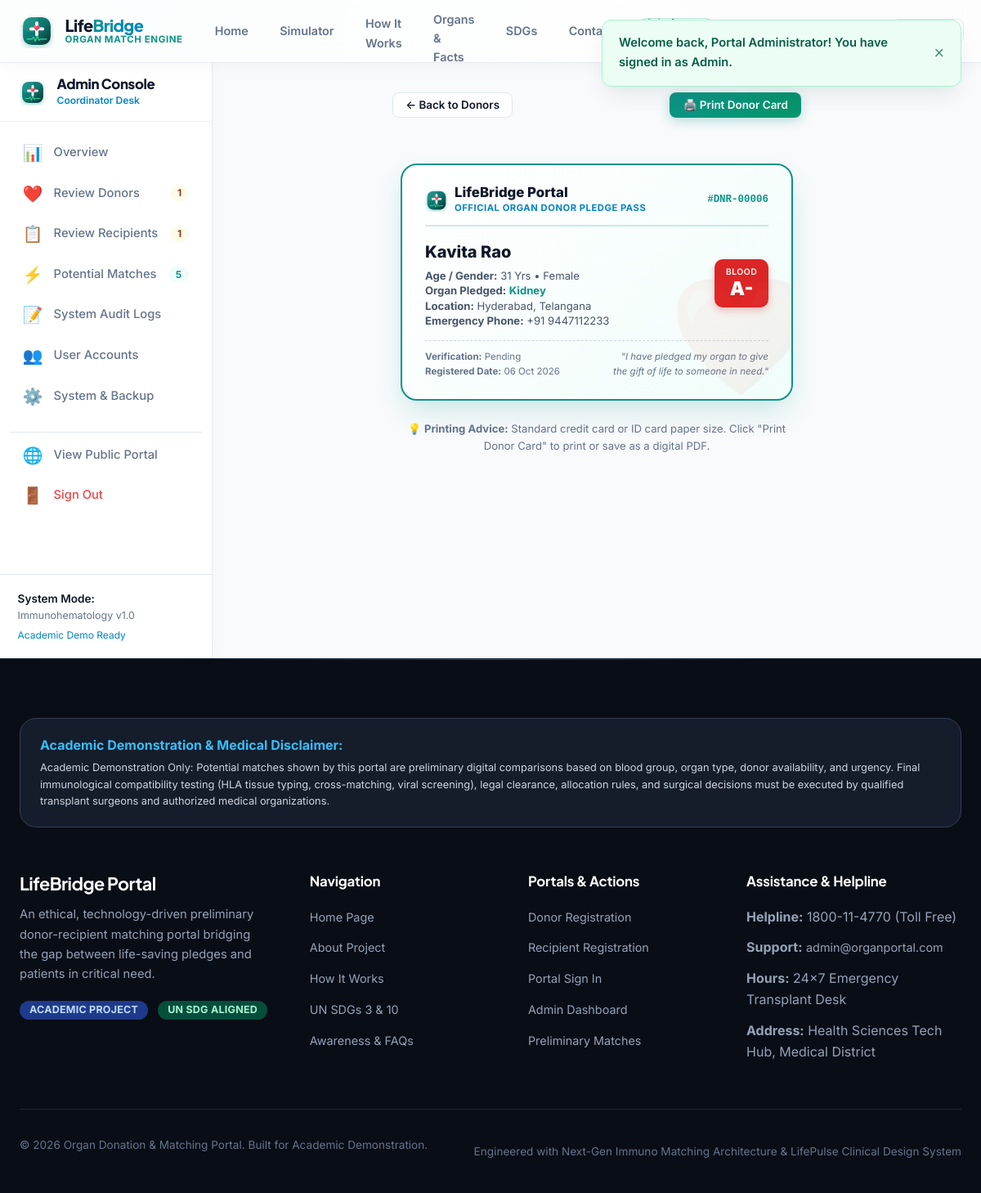
/admin/donor_card.php?id=6 (signed in), run on the app's committed database.
### tables this page shows
CREATE TABLE `donors` (
  `id` INT AUTO_INCREMENT PRIMARY KEY,
  `user_id` INT NULL,
  `full_name` VARCHAR(120) NOT NULL,
  `age` INT NOT NULL,
  `gender` ENUM('Male', 'Female', 'Other') NOT NULL,
  `email` VARCHAR(150) NOT NULL,
  `mobile` VARCHAR(20) NOT NULL,
  `address_city` VARCHAR(200) NOT NULL,
  `blood_group` ENUM('A+', 'A-', 'B+', 'B-', 'AB+', 'AB-', 'O+', 'O-') NOT NULL,
  `organ_donated` ENUM('Kidney', 'Liver', 'Heart', 'Lung', 'Pancreas', 'Cornea', 'Intestine', 'Tissue') NOT NULL,
  `availability_status` ENUM('Available', 'Temporarily Unavailable', 'Donated') NOT NULL DEFAULT 'Available',
  `medical_notes` TEXT NULL,
  `consent_given` TINYINT(1) NOT NULL DEFAULT 1,
  `verification_status` ENUM('Pending', 'Verified', 'Rejected') NOT NULL DEFAULT 'Pending',
  `admin_notes` TEXT NULL,
  `created_at` TIMESTAMP DEFAULT CURRENT_TIMESTAMP,
  `updated_at` TIMESTAMP DEFAULT CURRENT_TIMESTAMP ON UPDATE CURRENT_TIMESTAMP,
  CONSTRAINT `fk_donor_user` FOREIGN KEY (`user_id`) REFERENCES `users` (`id`) ON DELETE SET NULL
);

### admin/donor_card.php (the view, shortened to what this page needs)
<?php
$pdo = get_db_connection();
$donor_id = (int)($_GET['id'] ?? 0);
$stmt = $pdo->prepare("SELECT * FROM donors WHERE id = ?");
$stmt->execute([$donor_id]);
$donor = $stmt->fetch();
require_once __DIR__ . '/../includes/header.php';
?>
<div class="dashboard-wrapper">
  <?php require_once __DIR__ . '/sidebar.php'; ?>
  <main class="dashboard-main">
    <div style="display: flex; justify-content: space-between; align-items: center; margin-bottom: 1.5rem; max-width: 500px; margin-left: auto; margin-right: auto;" class="dossier-actions">
      <div>
        <a href="<?php echo BASE_URL; ?>/admin/donors.php" class="btn btn-outline btn-sm">&larr; Back to Donors</a>
      </div>
      <div>
        <button type="button" class="btn btn-primary btn-sm" onclick="window.print()">
          🖨️ Print Donor Card
        </button>
      </div>
    </div>
    <div class="card-container" style="display: flex; flex-direction: column; align-items: center; gap: 1.5rem; padding: 2rem 0;">
      <div class="donor-id-card">
        <div class="card-top">
          <div style="display: flex; align-items: center; gap: 0.5rem;">
            <img src="<?php echo BASE_URL; ?>/assets/images/logo.svg" width="28" height="28" alt="Logo">
            <div>
              <div class="card-org-title"><?php echo APP_SHORT_NAME; ?></div>
              <div class="card-org-sub">Official Organ Donor Pledge Pass</div>
            </div>
          </div>
          <div style="font-family: monospace; font-size: 0.78rem; font-weight: 700; color: var(--primary);">
            #DNR-<?php echo str_pad($donor['id'], 5, '0', STR_PAD_LEFT); ?>
          </div>
        </div>
        <div class="card-body-info">
          <div>
            <div class="card-name"><?php echo htmlspecialchars($donor['full_name']); ?></div>
            <div class="card-meta-line">
              <strong>Age / Gender:</strong> <?php echo $donor['age']; ?> Yrs &bull; <?php echo htmlspecialchars($donor['gender']); ?>
            </div>
            <div class="card-meta-line">
              <strong>Organ Pledged:</strong> <span style="color: var(--primary); font-weight: 700;"><?php echo htmlspecialchars($donor['organ_donated']); ?></span>
            </div>
            <div class="card-meta-line">
              <strong>Location:</strong> <?php echo htmlspecialchars($donor['address_city']); ?>
            </div>
            <div class="card-meta-line">
              <strong>Emergency Phone:</strong> <?php echo htmlspecialchars($donor['mobile']); ?>
            </div>
          </div>
          <div class="card-blood-badge">
            <span class="blood-label">Blood</span>
            <span class="blood-val"><?php echo htmlspecialchars($donor['blood_group']); ?></span>
          </div>
        </div>
        <div class="card-bottom">
          <div>
            <div><strong>Verification:</strong> <?php echo htmlspecialchars($donor['verification_status']); ?></div>
            <div><strong>Registered Date:</strong> <?php echo date('d M Y', strtotime($donor['created_at'])); ?></div>
          </div>
          <div style="text-align: right; max-width: 200px; font-style: italic;">
            "I have pledged my organ to give the gift of life to someone in need."
          </div>
        </div>
      </div>
      <div style="font-size: 0.82rem; color: var(--text-muted); text-align: center; max-width: 480px;">
        💡 <strong>Printing Advice:</strong> Standard credit card or ID card paper size. Click "Print Donor Card" to print or save as a digital PDF.
      </div>
    </div>
  </main>
</div>
<?php require_once __DIR__ . '/../includes/footer.php'; ?>

### assets/css/style.css (style rules this page uses)
:root { --primary: #0d9488; --primary-dark: #0f766e; --primary-light: #f0fdfa; --primary-hover: #14b8a6; --primary-glow: rgba(13, 148, 136, 0.28); --primary-gradient: linear-gradient(135deg, #0d9488 0%, #059669 100%); --secondary: #0284c7; --secondary-dark: #0369a1; --secondary-light: #f0f9ff; --secondary-hover: #0ea5e9; --secondary-gradient: linear-gradient(135deg, #0284c7 0%, #0369a1 100%); --accent-rose: #f43f5e; --accent-rose-dark: #e11d48; --accent-rose-light: #fff1f2; --accent-rose-glow: rgba(244, 63, 94, 0.28); --accent-gradient: linear-gradient(135deg, #f43f5e 0%, #e11d48 100%); --success: #10b981; --success-dark: #047857; --success-light: #ecfdf5; --success-border: #a7f3d0; --warning: #f59e0b; --warning-dark: #b45309; --warning-light: #fffbeb; --warning-border: #fde68a; --danger: #ef4444; --danger-dark: #b91c1c; --danger-light: #fef2f2; --danger-border: #fecaca; --bg-page: #f8fafc; --bg-surface: #ffffff; --bg-subtle: #f1f5f9; --bg-dark: #090d16; --bg-card: rgba(255, 255, 255, 0.92); --border: #e2e8f0; --border-focus: #0d9488; --border-subtle: rgba(226, 232, 240, 0.8); --border-specular: rgba(255, 255, 255, 0.9); --text-main: #0f172a; --text-muted: #64748b; --text-dim: #94a3b8; --text-inverse: #ffffff; --font-sans: 'Inter', -apple-system, BlinkMacSystemFont, 'Segoe UI', Roboto, sans-serif; --font-heading: 'Plus Jakarta Sans', var(--font-sans); --shadow-xs: 0 1px 2px 0 rgba(15, 23, 42, 0.04); --shadow-sm: 0 2px 4px 0 rgba(15, 23, 42, 0.05), 0 1px 2px -1px rgba(15, 23, 42, 0.04); --shadow-md: 0 6px 12px -2px rgba(15, 23, 42, 0.06), 0 3px 6px -2px rgba(15, 23, 42, 0.03); --shadow-lg: 0 14px 28px -4px rgba(15, 23, 42, 0.08), 0 6px 12px -4px rgba(15, 23, 42, 0.03); --shadow-xl: 0 24px 38px -6px rgba(15, 23, 42, 0.12), 0 12px 18px -6px rgba(15, 23, 42, 0.05); --shadow-glow: 0 10px 25px -4px var(--primary-glow); --shadow-rose-glow: 0 10px 25px -4px var(--accent-rose-glow); --radius-sm: 8px; --radius-md: 12px; --radius-lg: 20px; --radius-xl: 28px; --radius-full: 9999px; --transition-fast: 0.15s cubic-bezier(0.4, 0, 0.2, 1); --transition-normal: 0.25s cubic-bezier(0.16, 1, 0.3, 1); --transition-slow: 0.4s cubic-bezier(0.16, 1, 0.3, 1); }
*, *::before, *::after { box-sizing: border-box; margin: 0; padding: 0; }
html { scroll-behavior: smooth; font-size: 16px; -webkit-text-size-adjust: 100%; }
body { font-family: var(--font-sans); color: var(--text-main); background-color: var(--bg-page); background-image: radial-gradient(ellipse at 15% 0%, rgba(13, 148, 136, 0.08) 0%, transparent 45%), radial-gradient(ellipse at 85% 10%, rgba(244, 63, 94, 0.06) 0%, transparent 45%), radial-gradient(rgba(148, 163, 184, 0.16) 1px, transparent 1px); background-size: 100% 100%, 100% 100%, 28px 28px; line-height: 1.62; min-height: 100vh; display: flex; flex-direction: column; overflow-x: hidden; -webkit-font-smoothing: antialiased; -moz-osx-font-smoothing: grayscale; }
a { color: var(--primary); text-decoration: none; transition: all var(--transition-fast); }
img, svg { vertical-align: middle; max-width: 100%; height: auto; }
.btn { display: inline-flex; align-items: center; justify-content: center; gap: 0.55rem; font-family: var(--font-sans); font-size: 0.92rem; font-weight: 600; padding: 0.68rem 1.35rem; border-radius: var(--radius-md); border: 1px solid transparent; cursor: pointer; text-decoration: none; line-height: 1; transition: all var(--transition-normal); white-space: nowrap; }
.btn-primary { background: var(--primary-gradient); color: #ffffff; box-shadow: 0 4px 14px var(--primary-glow); }
.btn-outline { background-color: rgba(255, 255, 255, 0.8); border-color: var(--border); color: var(--text-main); backdrop-filter: blur(8px); }
.btn-sm { padding: 0.48rem 0.95rem; font-size: 0.84rem; border-radius: var(--radius-sm); }

### assets/css/dashboard.css (style rules this page uses)
.dashboard-wrapper { display: flex; min-height: calc(100vh - 72px); background-color: var(--bg-page); width: 100%; }
.dashboard-main { flex: 1; padding: 2.25rem; overflow-x: hidden; width: 100%; }

### data on the page
donors: id "00006", full_name "Kavita Rao", age "31", gender "Female", organ_donated "Kidney", address_city "Hyderabad, Telangana", mobile "+91 9447112233", blood_group "A-", verification_status "Pending", created_at "06 Oct 2026"

### other printed values
$flash['message'] "Welcome back, Portal Administrator! You have signed in as Admin."
$admin_stats['pending_donors'] "1"
$admin_stats['pending_recipients'] "1"
$admin_stats['total_matches'] "5"
APP_SHORT_NAME "LifeBridge Portal"
APP_NAME "Organ Donation & Matching Portal"
